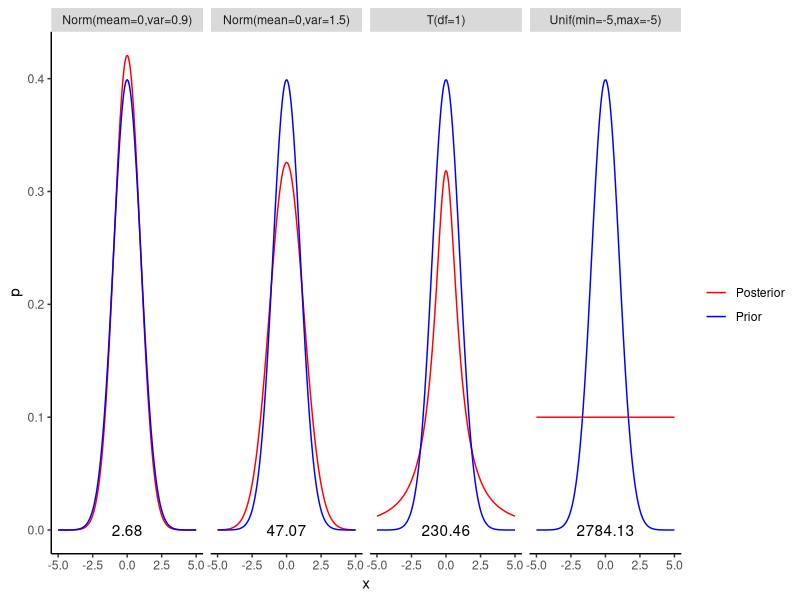

R code for this plot:
## ---- chunk 1
library(knitr)
## ---- chunk 2
library(ggplot2)
RelativeEntropy = function (P,Q) {
  xentropy = -1
  if (length(P) == length(Q)) {
    xentropy = 0
    for (i in seq(1,length(P)))
      xentropy = xentropy + P[i] * log(P[i]/Q[i])
  }
  else {
    warning("P and Q do not have same number of elements")
  }
  return(xentropy)
}


X = seq(-5,5,by=0.001)
P1 = sapply(X,function (x) dnorm(x, mean=0,sd=sqrt(0.9)))
P2 = sapply(X,function (x) dnorm(x, mean=0,sd=sqrt(1.5)))
P3 = sapply(X,function (x) dt(x,df=1))
P4 = sapply(X,function (x) dunif(x,min=-5,5))
Q = sapply(X,function (x) dnorm(x, mean=0,sd=1))


data.df = data.frame(
  x = rep(X,4),
  q = rep(Q,4),
  p = c(P1,P2,P3,P4),
  dist = factor(rep(c("P1","P2","P3","P4"),rep(length(Q),4)))
)

distribution_names <- list(
  'P1'="Norm(meam=0,var=0.9)",
  'P2'="Norm(mean=0,var=1.5)",
  'P3'="T(df=1)",
  'P4'="Unif(min=-5,max=-5)"
)

distribution_labeller <- function(variable,value){
  return(distribution_names[value])
}

annotation.df = data.frame(
  x = rep(0,4),
  q = rep(0,4),
  p = rep(0,4),
  dist = factor(c("P1","P2","P3","P4")),
  lab = round(unlist(lapply(list(P1,P2,P3,P4),RelativeEntropy, Q = Q)),2)
)


# plot distro
g = ggplot(data.df, aes(x = x, group = dist))
g = g + geom_line(aes(y = p, colour="Posterior"))
g = g + geom_line(aes(y = q, colour="Prior"))
g = g + facet_grid(.~dist,labeller=distribution_labeller) 
g = g + geom_text(data = annotation.df, aes(y = p, label =lab) ) 
g = g + scale_colour_manual("", values = c("Posterior"="red", "Prior"="blue"))
g = g + theme(
  panel.grid.major = element_blank(), 
  panel.grid.minor = element_blank(),               
  panel.background = element_blank(), 
  axis.line = element_line(colour = "black"))
plot(g)
## ---- chunk 3
vol2price = function(moneyness,impvol,rate,S0,T) {
  
  strike = S0*moneyness
  
  echo = rep(1,length(impvol))
  for (i in seq (1,length(impvol))) {
    if (moneyness[i] < 1.0) {
      echo[i] = -1 #OTM put if moneyness < 100%
    }
  }
  
  price = rep(NA,length(impvol))
  if (length(impvol) !=0) {
    for (i in seq (1,length(impvol))) {
      indicator = echo[i]
      d1 = (log(S0/strike[i])+rate*T+0.5*impvol[i]*impvol[i]*T)/(impvol[i]*sqrt(T))
      d2 = d1 - impvol[i]*sqrt(T)
      price[i] = indicator*(S0*pnorm(indicator*d1)-strike[i]*exp(-rate*T)*pnorm(indicator*d2))
    }
  }
  
  return(price)
}

S0 = 560.0
SMin = 0*S0
SMax = 3*S0
dS = 1.0
S = seq(SMin,SMax, by=dS)
T = 2/12
rate = 0.01
strike = c(0.60,0.70,0.80,0.90,1.00,1.10,1.20,1.30,1.40)
impvol = rep(0.25,length(strike))
price = vol2price(strike,impvol,rate,S0,T)
data.df = data.frame(strikePct=strike,strikeAbs=strike*S0,price=price,impvol=impvol)
kable(data.df,digits=2)
## ---- chunk 4
# lambda0 = rep(0,length(price)+1)
# q = rep(1,length(S))/length(S)
# res = PMXE(lambda0,S,strike,price,rate,T,S0,q)
# #kable(res$sol)
# p = res$pdf
# data.df = data.frame(S=S,prob=p)
# 
# mu = sum(S*(p*dS))
# sigma = sqrt(sum((S-mu)^2 * p*dS))
# phi = sqrt(sigma^2 + mu^2)
# mu_lnorm = log(mu^2/phi)
# sigma_lnorm = sqrt(log(phi^2/mu^2))
# 
# g = ggplot(data.df)
# g = g + geom_line(aes(x = S, y=prob, colour = "data"))
# g = g + stat_function(fun = function(x) dlnorm(x,meanlog=mu_lnorm,sdlog=sigma_lnorm), size=1, alpha=0.5, aes(color='dlnorm'))
# g = g + xlim(350,800)
# g = g + ggtitle("Asset distribution with constant volatility")
# g = g + xlab("Asset value")
# g = g + ylab("Probability mass")
# g = g + scale_color_manual("Legend",labels = c("data", "dlnorm"), values = c("blue", "black")) 
# plot(g)
